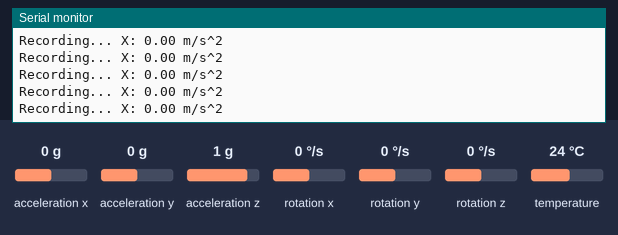
Recording of a sketch running on a simulated ESP32. Parts: the last lines printed to the serial monitor. The inputs (shaded band) are chosen by the test bench; at power-on: acceleration x 0 g, acceleration y 0 g, acceleration z 1 g, rotation x 0 °/s, rotation y 0 °/s, rotation z 0 °/s, temperature 24 °C. Storage starts empty.

Above: at 1.3 s.
1.4 s: acceleration x set to -1.4 g
At 1.46 s:
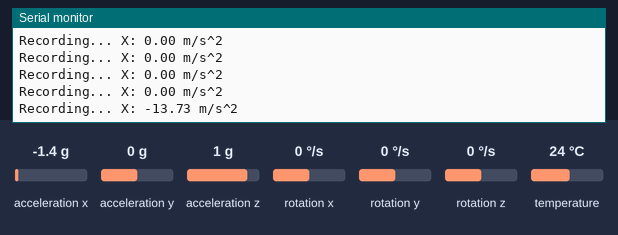
2.9 s: acceleration x set to -0.8 g
At 2.9 s:
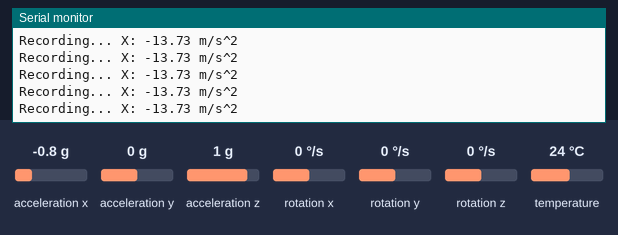
Timing chart, 0 to 5.9 s (numbered marks = the images above; inputs shaded):
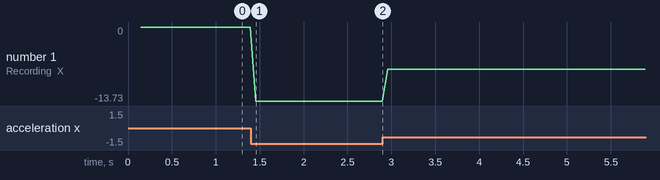

The sketch:

FS_Telemetry.ino
```cpp
#include <Adafruit_MPU6050.h>
#include <Adafruit_Sensor.h>
#include <Wire.h>
#include "FS.h"
#include "SD.h"
#include "SPI.h"

// --- CONFIGURATION ---
// The Chip Select (CS) pin for the SD card module.
// On the ESP32 DevKit V1, this is usually Pin 5.
#define SD_CS 5

Adafruit_MPU6050 mpu;

void setup(void) {
  // 1. Initialize Serial Monitor (for debugging on your laptop)
  Serial.begin(115200);
  while (!Serial) delay(10); // Wait for console to open

  Serial.println("Formula Student Telemetry Unit - Booting...");

  // 2. Initialize SD Card
  Serial.print("Initializing SD card...");
  if (!SD.begin(SD_CS)) {
    Serial.println("FAILED! Check your wiring.");
    return; // Stop here if SD fails
  }
  Serial.println("SD Card OK.");

  // 3. Create the CSV Header
  // We open the file in APPEND mode to add new data
  File file = SD.open("/telemetry.csv", FILE_APPEND);
  if(!file) {
    Serial.println("Failed to open file for writing");
    return;
  }
  // Write the column names so Excel knows what the numbers mean
  if(file.size() == 0) {
    file.println("Time_ms,Accel_X,Accel_Y,Accel_Z,Gyro_X,Gyro_Y,Gyro_Z");
  }
  file.close();

  // 4. Initialize MPU6050 Sensor
  Serial.print("Initializing MPU6050 sensor...");
  if (!mpu.begin()) {
    Serial.println("FAILED! Sensor not connected.");
    while (1) { delay(10); } // Stop here if sensor fails
  }
  Serial.println("Sensor OK.");

  // 5. Sensor Tuning (Formula Student Specs)
  // Range: 8G is perfect for cars (cornering usually peaks at 1.5-2.0G)
  mpu.setAccelerometerRange(MPU6050_RANGE_8_G);

  // Gyro: 500 deg/s is enough for spin detection
  mpu.setGyroRange(MPU6050_RANGE_500_DEG);

  // Filter: 21Hz bandwidth removes engine vibration noise
  mpu.setFilterBandwidth(MPU6050_BAND_21_HZ);

  Serial.println("System Ready. Recording...");
  delay(100);
}

void loop() {
  // Get new sensor events with the readings
  sensors_event_t a, g, temp;
  mpu.getEvent(&a, &g, &temp);

  // Open the file to save this batch of data
  File file = SD.open("/telemetry.csv", FILE_APPEND);
  if(file){
    // Write the timestamp (Milliseconds since start)
    file.print(millis());
    file.print(",");

    // Write Accelerometer Data (m/s^2)
    file.print(a.acceleration.x);
    file.print(",");
    file.print(a.acceleration.y);
    file.print(",");
    file.print(a.acceleration.z);
    file.print(",");

    // Write Gyroscope Data (rad/s)
    file.print(g.gyro.x);
    file.print(",");
    file.print(g.gyro.y);
    file.print(",");
    file.println(g.gyro.z); // println adds a new line for the next row

    file.close(); // Save and close immediately to prevent data loss

    // Debug to Serial Monitor (Optional - allows you to see it working)
    Serial.print("Recording... X: ");
    Serial.print(a.acceleration.x);
    Serial.println(" m/s^2");
  } else {
    Serial.println("Error writing to file");
  }

  // Sampling Rate
  // delay(50) = approx 20 readings per second (20Hz).
  // Good balance between data detail and SD card speed.
  delay(50);
}
```

Measured:
- after the input at 1.4 s, the serial monitor: prints a new line after 0.06 s (image 1)
- plotted number 1: 0 → -13.73 after the input at 1.4 s, -13.73 → -7.85 after the input at 2.9 s
